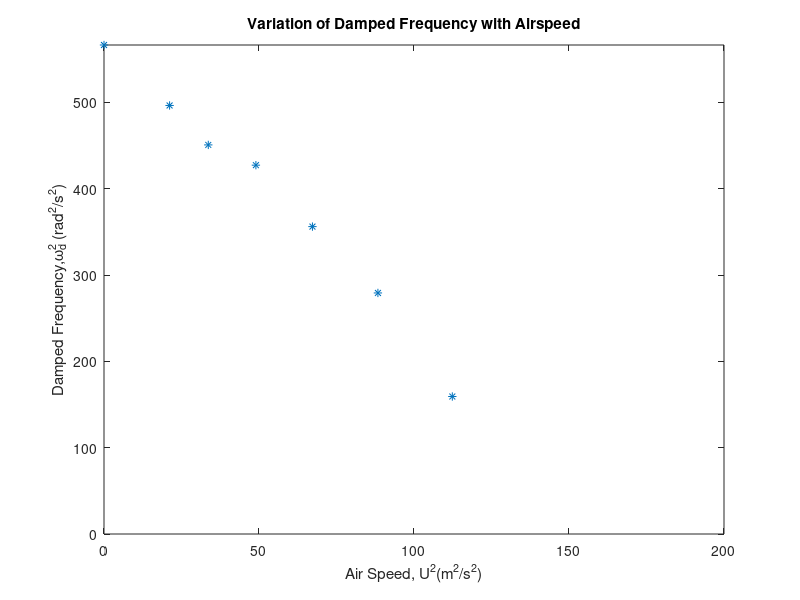
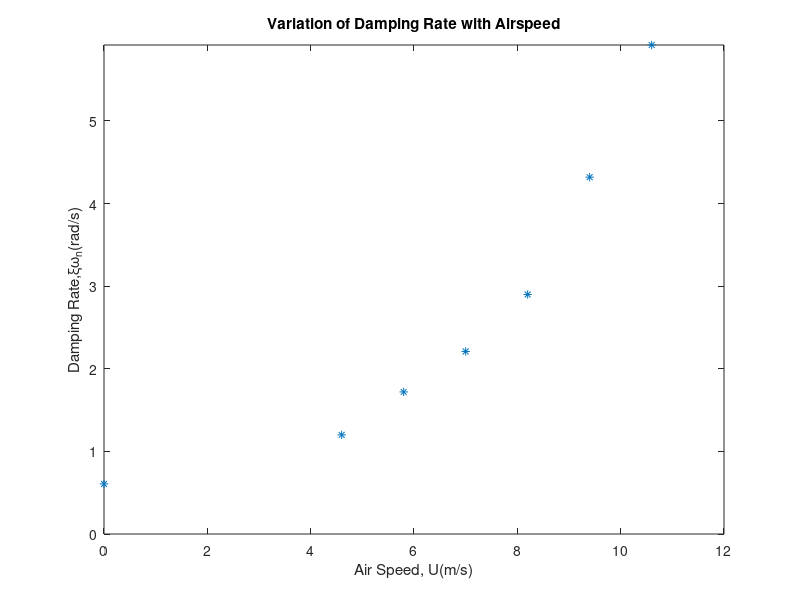
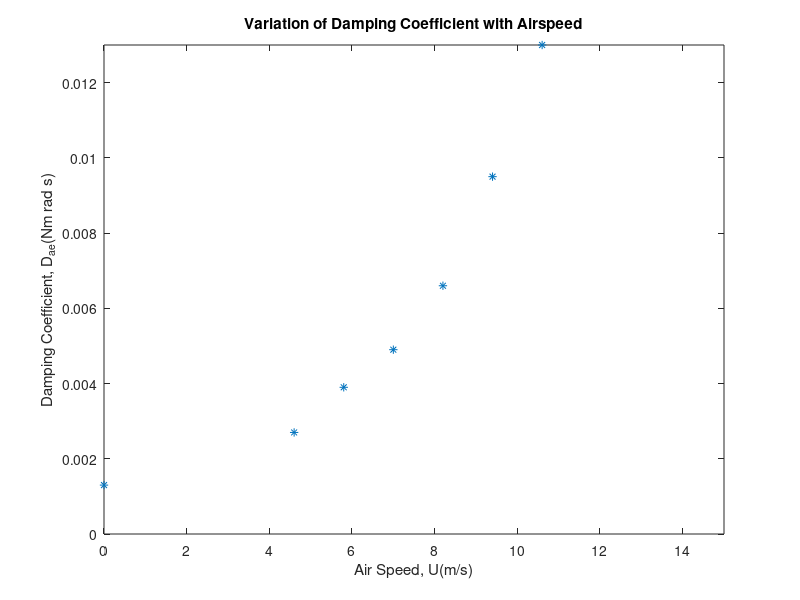
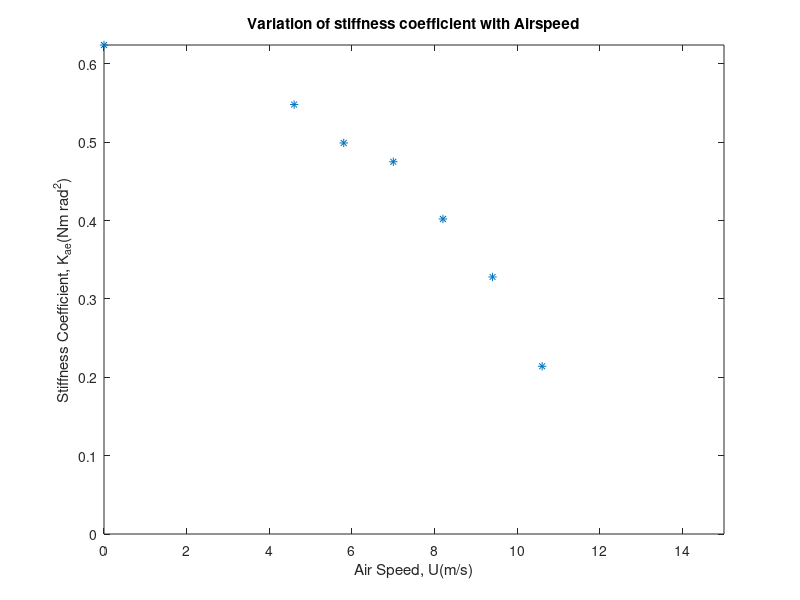

These figures' MATLAB source, in order:
%%%%%%%%%%%%%%%%%%%%%%%%%%%%%%%%%%%%%
% Aeroelastic Analysis -2
% Plotting Decay Rate, Damping Coefficient, Stiffness COefficient

%    SUDHI SHARMA P V       
%%%%%%%%%%%%%%%%%%%%%%%%%%%%%%%%%%%%%%

OmegaDamp = [23.80,22.28,21.23,20.67,18.87,16.71,12.62];

ZiOmega = [0.607,1.20,1.72,2.21,2.90,4.32,5.92];

DampCoeff = [0.0013,0.0027,0.0039,0.0049,0.0066,0.0095,0.0130];

StiffCoeff = [0.624,0.548,0.499,0.475,0.402,0.328,0.214];

StiffCoeffAnalytical = [0.624,0.5286,0.4573,0.3695,0.2653,0.1446,0.0075];

OmegaN = [23.81,22.31,21.30,20.79,19.11,17.26,13.94];

OmegaNAnalytical = [23.81,21.921,20.389,18.32,15.53,11.46,2.611];

U = [0, 4.6, 5.8, 7.0, 8.2, 9.4, 10.6];

for i=1:length(U)

Dae(i) = 0.0013 + 2.005*10^(-4)*U(i);

end

figure(11)
plot(U.^2, OmegaDamp.^2,'*')
title('Variation of Damped Frequency with Airspeed')
xlabel('Air Speed, U^2(m^2/s^2)')
ylabel('Damped Frequency,\omega_d^2 (rad^2/s^2)')
ylim([0 inf])
xlim([0 200])

figure(12)
plot(U, ZiOmega,'*')
title('Variation of Damping Rate with Airspeed')
xlabel('Air Speed, U(m/s)')
ylabel('Damping Rate,\xi\omega_n(rad/s)')
ylim([0 inf])

figure(13)
plot(U, DampCoeff,'*')
title('Variation of Damping Coefficient with Airspeed')
xlabel('Air Speed, U(m/s)')
ylabel('Damping Coefficient, D_a_e(Nm rad s)')
ylim([0 inf])
xlim([0 15])

figure(14)
plot(U, StiffCoeff,'*')
title('Variation of stiffness coefficient with Airspeed')
xlabel('Air Speed, U(m/s)')
ylabel('Stiffness Coefficient, K_a_e(Nm rad^2)')
ylim([0 inf])
xlim([0 15])

figure(15)
plot(U, StiffCoeff,'o',U, StiffCoeffAnalytical,'*')
title('Variation of stiffness coefficient with Airspeed')
xlabel('Air Speed, U(m/s)')
ylabel('Stiffness Coefficient, K_a_e(Nm rad^2)')
ylim([0 inf])
xlim([0 15])

figure(16)
plot(U, OmegaN,'o',U, OmegaNAnalytical,'*')
title('Variation of frequency with Airspeed')
xlabel('Air Speed, U(m/s)')
ylabel('Natural Fequency \omega_n(rad/s)')
ylim([0 inf])
xlim([0 15])

figure(17)
plot(U.^2, StiffCoeff,'o',U.^2,StiffCoeffAnalytical,'*')
title('Variation of Aeroelastic stiffness with Airspeed')
xlabel('Air Speed, U^2 (m^2/s^2)')
ylabel('Aeroelastic Stiffness,K_a_e(Nm rad^2)')
ylim([0 inf])
xlim([0 200])
hold off

figure(18)
plot(U, DampCoeff,'o',U,Dae,'*')
title('Variation of Damping Coefficient with Airspeed')
xlabel('Air Speed, U (m/s)')
ylabel('Damping Coefficient,D_a_e(Nm rad s)')
ylim([0 inf])
xlim([0 inf])

figure(19)
plot(U, OmegaDamp,'o')
title('Variation of Damped Frequency with Airspeed')
xlabel('Air Speed, U (m/s)')
ylabel('Damped Frequency, \omega_d(rad/s)')
ylim([0 inf])
xlim([0 20])


